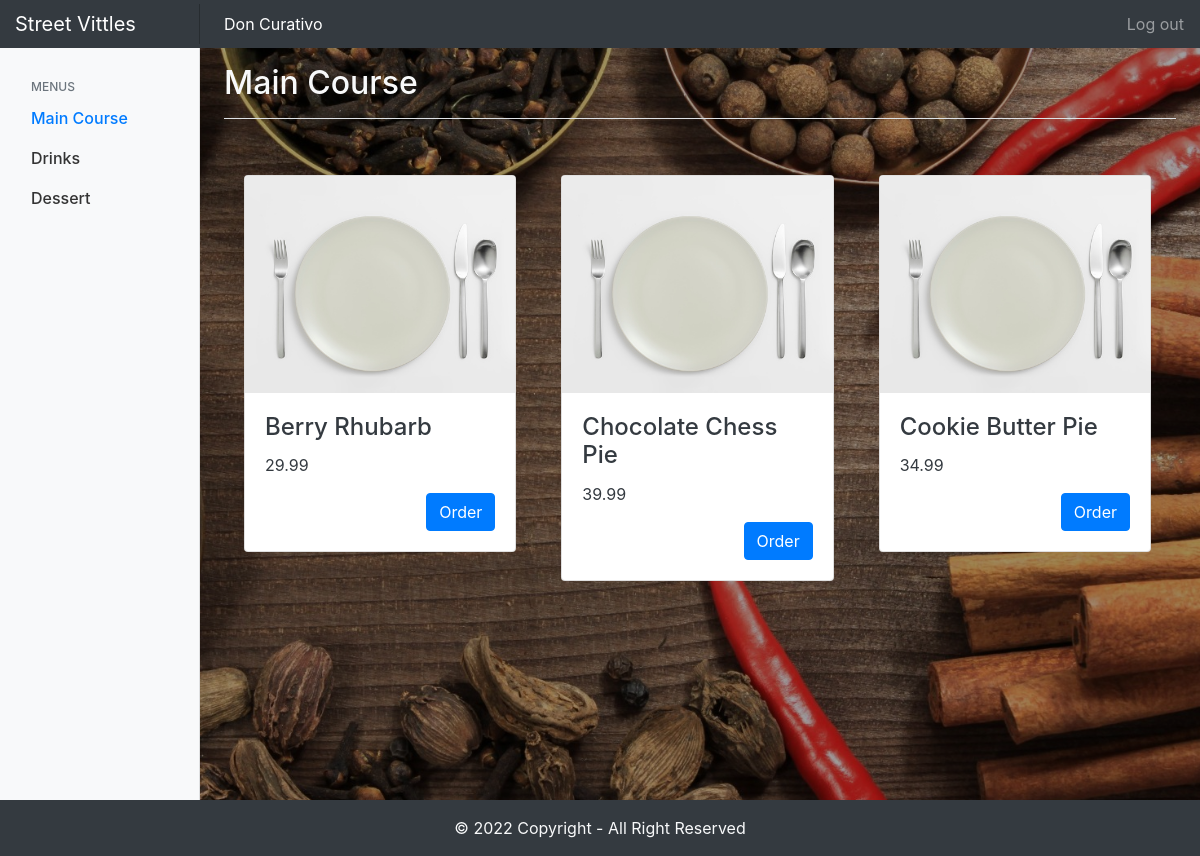
The page /main_course.php (signed in) on the database as committed earlier.
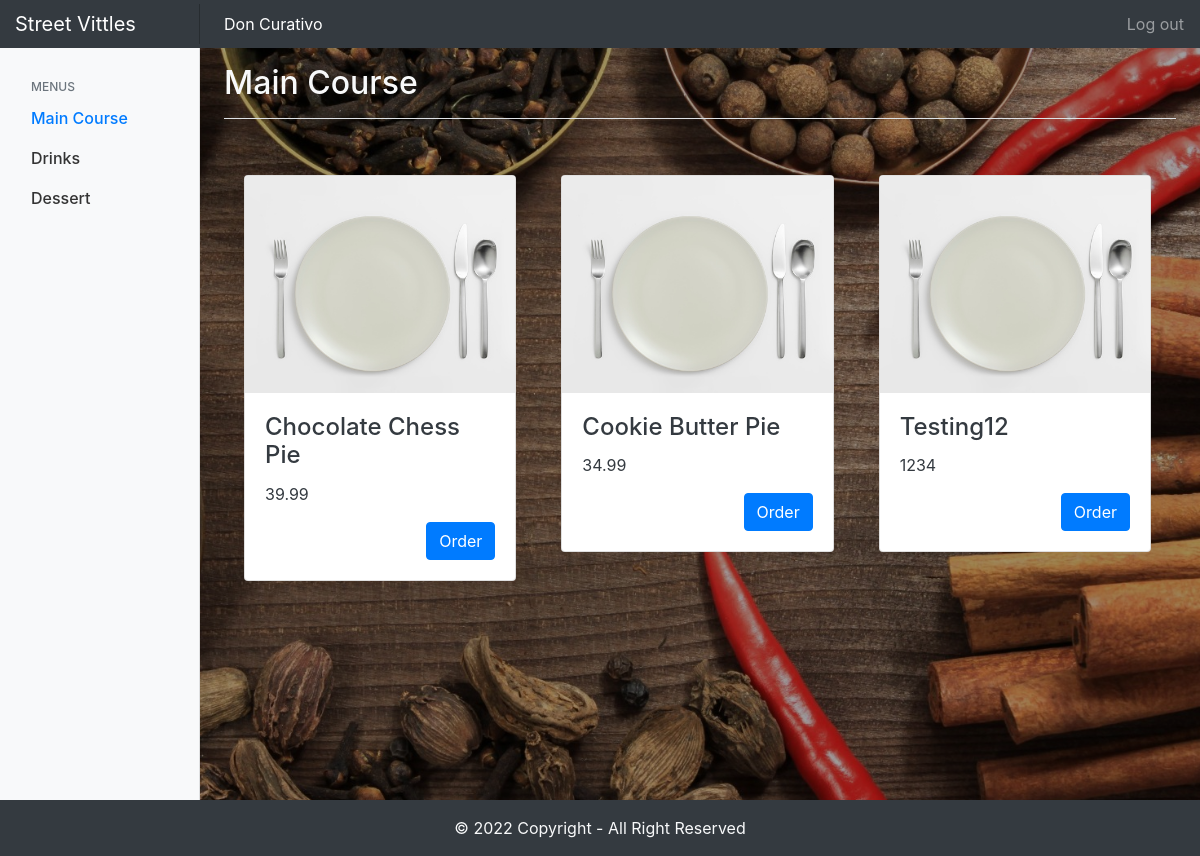
The same page on the database as committed later.
### tables this page shows
CREATE TABLE `category` (
  `id` int(11) NOT NULL,
  `name` varchar(50) NOT NULL,
  `location` varchar(50) NOT NULL
);

CREATE TABLE `dishes` (
  `id` int(11) NOT NULL,
  `name` varchar(100) NOT NULL,
  `cost` double NOT NULL,
  `category_id` int(11) NOT NULL,
  `image` varchar(500) NOT NULL
);

### main_course.php (the view, shortened to what this page needs)
<?php
require_once "config/database.php";
$category = "Main Course";
include('header.php');
?>
            <div class="container">
                <?php
                    $getdishes = "SELECT dishes.name, dishes.cost, dishes.image FROM category JOIN dishes on category.id = dishes.category_id WHERE category.name = '$category';";
                    $result2 = $link->query($getdishes);
                    if ($result2->num_rows > 0) {
                        $column_num = 3;
                        $i = $column_num;
                        $num_rows = $result2->num_rows + $column_num;
                        while($row = $result2->fetch_assoc()) {
                            $x = $i % $column_num;
                            if($x==0){
                                echo "<div class='row'>";
                                $j = $i + $column_num;
                            }
                            $i++;
                ?>
                                <div class="col-md-4">
                                <div class="card mb-4 shadow-sm" style="margin:0px 10px 10px 5px;">
                                    <img class="card-img-top" src="<?php if($row['image'] != ""){ echo $row['image']; } else { echo "./Assets/Picture/default.jpg"; } ?>" alt="avatar" >
                                    <div class="card-body">
                                        <h4 class="card-title text-dark"><?php echo $row['name'];?></h4>
                                        <p class="card-text text-dark" ><?php echo $row['cost'];?></p>
                                        <a href="#" class="btn btn-primary float-right">Order</a>
                                    </div>
                                </div>
                            </div>
                <?php
                            if($i==$j || $i == $num_rows){
                                echo "</div>";
                            }
                        }
                    }
                ?>
            </div>
<?php
include("footer.php");
?>

### header.php (shortened to what this page needs)
<!DOCTYPE html>
<html lang="en">
    <head>
        <link rel="stylesheet" href="main.css">
        <link rel="stylesheet" href="Assets/bootstrap4/css/bootstrap.min.css">
    </head>
    <body>
        <?php
            if(isset($_SESSION["loggedin"])){
        ?>
        <nav class="navbar navbar-dark fixed-top bg-dark flex-md-nowrap p-0 shadow">
            <a class="navbar-brand col-sm-3 col-md-2 mr-0" href="main_course.php">Street Vittles</a>
            <span class="navbar-organizer w-100"><?php echo $_SESSION['firstName'] . " " . $_SESSION['lastName']; ?></span>
            <ul class="navbar-nav px-3">
                <li class="nav-item text-nowrap">
                    <a class="nav-link" id="logout" href="logout.php">Log out</a>
                </li>
            </ul>
        </nav>
        <div class="container-fluid">
            <div class="row">
                <nav class="col-md-2 d-none d-md-block bg-light sidebar">
                    <div class="sidebar-sticky">
                    <h6 class="sidebar-heading d-flex justify-content-between align-items-center px-3 mt-4 mb-1 text-muted">
                        <span><?php echo "Menus";?></span>
                    </h6>
                        <?php
                                $getCategories = "SELECT * FROM category";
                                $result = $link->query($getCategories);
                                if ($result->num_rows > 0) {
                                    while($row = $result->fetch_assoc()) {
                        ?>
                        <ul class="nav flex-column">
                            <li class="nav-item "><a class="nav-link <?php if($category == $row['name']) echo 'active'; ?>" href="<?php echo $row['location'];?>"><?php echo $row['name'];?></a></li>
                        </ul>
                        <?php
                                    }
                                }
                                ?>
                    </div>
                </nav>
                <main role="main" class="col-md-9 ml-sm-auto col-lg-10 px-4 text-light">
                    <div class="border-bottom mb-3 pt-3 pb-2">
                        <div class="d-flex justify-content-between flex-wrap flex-md-nowrap align-items-center">
                            <h1 class="h2"><?php  echo $category; ?></h1>
                        </div>
                    </div>
                    <div class="mb-3 pt-3 pb-2">
                    </div>
        <?php } ?>

### footer.php (shortened to what this page needs)
            </main>
        </div>
    </div>
    <footer class="page-footer font-small blue" id="bottom">
    <div class="footer-copyright text-center text-light py-3 bg-dark">© 2022 Copyright - All Right Reserved
    </div>
    </footer>
</body>
</html>

### main.css (style rules this page uses)
body { background: url("Assets/Picture/bg.jpg") no-repeat fixed center; background-size: cover; }
.sidebar { position: fixed; top: 0; bottom: 0; left: 0; z-index: 100; padding: 48px 0 0; box-shadow: inset -1px 0 0 rgba(0, 0, 0, .1); }
.sidebar-sticky { position: relative; top: 0; height: calc(100vh - 48px); padding-top: .5rem; overflow-x: hidden; overflow-y: auto; }
.sidebar .nav-link { font-weight: 500; color: #333; }
.sidebar .nav-link.active { color: #007bff; }
.sidebar-heading { font-size: .75rem; text-transform: uppercase; }
.active { color: blue; }
main { padding-top: 48px; padding-bottom: 48px; background-color: rgba(0, 0, 0, 0.376); }
.navbar-brand { padding-top: .75rem; padding-bottom: .75rem; font-size: 1rem; box-shadow: inset -1px 0 0 rgba(0, 0, 0, .25); }
.navbar-organizer { padding: .75rem; padding-left: 1.5rem; color: #fff; }
.card-title { white-space: normal; }

Rows that differ between the two databases and show on the page:
removed dishes: name "Berry Rhubarb", cost "29.99"
added dishes: name "Testing12", cost "1234"
